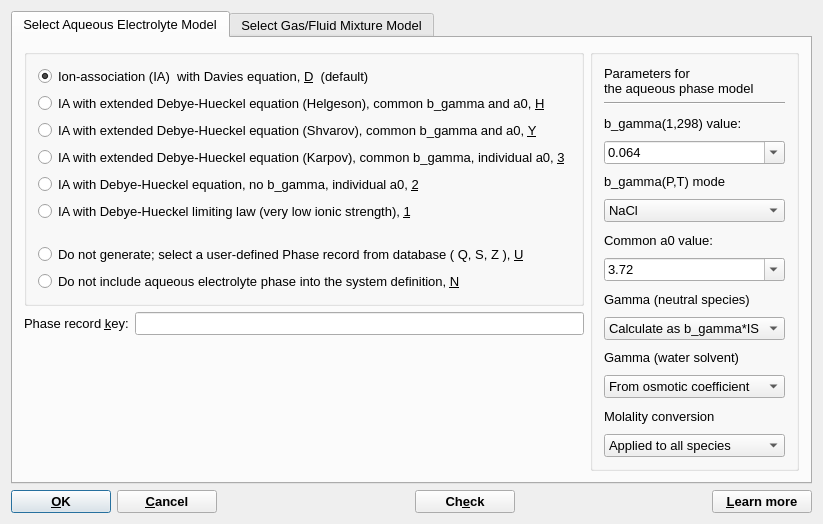
<?xml version="1.0" encoding="UTF-8"?>
<ui version="4.0">
 <class>AutoPhaseDialogData</class>
 <widget class="QDialog" name="AutoPhaseDialogData">
  <property name="windowModality">
   <enum>Qt::WindowModal</enum>
  </property>
  <property name="geometry">
   <rect>
    <x>0</x>
    <y>0</y>
    <width>822</width>
    <height>524</height>
   </rect>
  </property>
  <property name="font">
   <font>
    <pointsize>10</pointsize>
   </font>
  </property>
  <property name="windowTitle">
   <string>Setup of aqueous and gas phases in GEMS project: </string>
  </property>
  <property name="sizeGripEnabled">
   <bool>false</bool>
  </property>
  <property name="modal">
   <bool>true</bool>
  </property>
  <layout class="QVBoxLayout" name="verticalLayout_3">
   <item>
    <widget class="QTabWidget" name="tabWidget">
     <property name="currentIndex">
      <number>0</number>
     </property>
     <widget class="QWidget" name="Widget8">
      <attribute name="title">
       <string>Select Aqueous Electrolyte Model</string>
      </attribute>
      <layout class="QGridLayout" name="gridLayout">
       <item row="0" column="0" colspan="2">
        <widget class="QGroupBox" name="groupBox_3">
         <property name="title">
          <string/>
         </property>
         <layout class="QVBoxLayout" name="verticalLayout_4">
          <item>
           <widget class="QRadioButton" name="aselD">
            <property name="text">
             <string>Ion-association (IA)  with Davies equation, &amp;D  (default)</string>
            </property>
            <property name="shortcut">
             <string>Alt+D</string>
            </property>
            <property name="checked">
             <bool>true</bool>
            </property>
           </widget>
          </item>
          <item>
           <widget class="QRadioButton" name="aselH">
            <property name="text">
             <string>IA with extended Debye-Hueckel equation (Helgeson), common b_gamma and a0, &amp;H</string>
            </property>
            <property name="shortcut">
             <string>Alt+H</string>
            </property>
           </widget>
          </item>
          <item>
           <widget class="QRadioButton" name="aselY">
            <property name="text">
             <string>IA with extended Debye-Hueckel equation (Shvarov), common b_gamma and a0, &amp;Y</string>
            </property>
            <property name="shortcut">
             <string>Alt+S</string>
            </property>
           </widget>
          </item>
          <item>
           <widget class="QRadioButton" name="asel3">
            <property name="text">
             <string>IA with extended Debye-Hueckel equation (Karpov), common b_gamma, individual a0, &amp;3</string>
            </property>
            <property name="shortcut">
             <string>Alt+3</string>
            </property>
            <property name="checked">
             <bool>false</bool>
            </property>
           </widget>
          </item>
          <item>
           <widget class="QRadioButton" name="asel2">
            <property name="text">
             <string>IA with Debye-Hueckel equation, no b_gamma, individual a0, &amp;2</string>
            </property>
            <property name="shortcut">
             <string>Alt+2</string>
            </property>
           </widget>
          </item>
          <item>
           <widget class="QRadioButton" name="asel1">
            <property name="text">
             <string>IA with Debye-Hueckel limiting law (very low ionic strength), &amp;1</string>
            </property>
            <property name="shortcut">
             <string>Alt+1</string>
            </property>
           </widget>
          </item>
          <item>
           <spacer>
            <property name="orientation">
             <enum>Qt::Vertical</enum>
            </property>
            <property name="sizeType">
             <enum>QSizePolicy::Expanding</enum>
            </property>
            <property name="sizeHint" stdset="0">
             <size>
              <width>20</width>
              <height>16</height>
             </size>
            </property>
           </spacer>
          </item>
          <item>
           <widget class="QRadioButton" name="aselU">
            <property name="text">
             <string>Do not generate; select a user-defined Phase record from database ( Q, S, Z ), &amp;U</string>
            </property>
            <property name="shortcut">
             <string>Alt+U</string>
            </property>
            <property name="checked">
             <bool>false</bool>
            </property>
           </widget>
          </item>
          <item>
           <widget class="QRadioButton" name="aselNo">
            <property name="text">
             <string>Do not include aqueous electrolyte phase into the system definition, &amp;N</string>
            </property>
            <property name="shortcut">
             <string>Alt+N</string>
            </property>
            <property name="checked">
             <bool>false</bool>
            </property>
           </widget>
          </item>
         </layout>
        </widget>
       </item>
       <item row="0" column="2" rowspan="4">
        <widget class="QGroupBox" name="groupBox_4">
         <property name="title">
          <string/>
         </property>
         <layout class="QVBoxLayout" name="verticalLayout">
          <item>
           <widget class="QLabel" name="textLabel1_2_2_2">
            <property name="text">
             <string>Parameters for
the aqueous phase model</string>
            </property>
            <property name="wordWrap">
             <bool>false</bool>
            </property>
           </widget>
          </item>
          <item>
           <widget class="Line" name="line2">
            <property name="frameShape">
             <enum>QFrame::HLine</enum>
            </property>
            <property name="frameShadow">
             <enum>QFrame::Sunken</enum>
            </property>
           </widget>
          </item>
          <item>
           <widget class="QLabel" name="textLabel2_5">
            <property name="text">
             <string>b_gamma(1,298) value:</string>
            </property>
            <property name="wordWrap">
             <bool>false</bool>
            </property>
           </widget>
          </item>
          <item>
           <widget class="QComboBox" name="apEdit0">
            <property name="toolTip">
             <string>This value of third EDH parameter will be used in H and 3 models and in 2 (aqueous species only)</string>
            </property>
            <property name="editable">
             <bool>true</bool>
            </property>
            <item>
             <property name="text">
              <string>0.064</string>
             </property>
            </item>
            <item>
             <property name="text">
              <string>0.025</string>
             </property>
            </item>
            <item>
             <property name="text">
              <string>0.098</string>
             </property>
            </item>
            <item>
             <property name="text">
              <string>0.123</string>
             </property>
            </item>
           </widget>
          </item>
          <item>
           <widget class="QLabel" name="textLabel2_5_2">
            <property name="text">
             <string>b_gamma(P,T) mode</string>
            </property>
            <property name="wordWrap">
             <bool>false</bool>
            </property>
            <property name="buddy">
             <cstring>pBG_T</cstring>
            </property>
           </widget>
          </item>
          <item>
           <widget class="QComboBox" name="pBG_T">
            <item>
             <property name="text">
              <string>NaCl</string>
             </property>
            </item>
            <item>
             <property name="text">
              <string>KCl</string>
             </property>
            </item>
            <item>
             <property name="text">
              <string>NaOH</string>
             </property>
            </item>
            <item>
             <property name="text">
              <string>KOH</string>
             </property>
            </item>
            <item>
             <property name="text">
              <string>Constant</string>
             </property>
            </item>
           </widget>
          </item>
          <item>
           <widget class="QLabel" name="textLabel2_2_2">
            <property name="text">
             <string>Common a0 value:</string>
            </property>
            <property name="wordWrap">
             <bool>false</bool>
            </property>
           </widget>
          </item>
          <item>
           <widget class="QComboBox" name="apEdit1">
            <property name="toolTip">
             <string>This value in 1e-8 cm (to be used in the H model) can be changed here</string>
            </property>
            <property name="editable">
             <bool>true</bool>
            </property>
            <item>
             <property name="text">
              <string>3.72</string>
             </property>
            </item>
            <item>
             <property name="text">
              <string>4.08</string>
             </property>
            </item>
            <item>
             <property name="text">
              <string>3.31</string>
             </property>
            </item>
            <item>
             <property name="text">
              <string>3.67</string>
             </property>
            </item>
           </widget>
          </item>
          <item>
           <widget class="QLabel" name="label_2">
            <property name="text">
             <string>Gamma (neutral species)</string>
            </property>
           </widget>
          </item>
          <item>
           <widget class="QComboBox" name="apEdit2">
            <item>
             <property name="text">
              <string>Calculate as b_gamma*IS</string>
             </property>
            </item>
            <item>
             <property name="text">
              <string>Set to 1.0</string>
             </property>
            </item>
           </widget>
          </item>
          <item>
           <widget class="QLabel" name="textLabel2_3_2">
            <property name="text">
             <string>Gamma (water solvent)</string>
            </property>
            <property name="wordWrap">
             <bool>false</bool>
            </property>
           </widget>
          </item>
          <item>
           <widget class="QComboBox" name="apEdit3">
            <property name="toolTip">
             <string>This value can be 0 (default) or -1 (set gamma=1 for all neutral species)</string>
            </property>
            <item>
             <property name="text">
              <string>From osmotic coefficient</string>
             </property>
            </item>
            <item>
             <property name="text">
              <string>Set to 1.0</string>
             </property>
            </item>
           </widget>
          </item>
          <item>
           <widget class="QLabel" name="textLabel2_4_2">
            <property name="text">
             <string>Molality conversion</string>
            </property>
            <property name="wordWrap">
             <bool>false</bool>
            </property>
           </widget>
          </item>
          <item>
           <widget class="QComboBox" name="comMolal">
            <item>
             <property name="text">
              <string>Applied to all species</string>
             </property>
            </item>
            <item>
             <property name="text">
              <string>No conversion</string>
             </property>
            </item>
           </widget>
          </item>
         </layout>
        </widget>
       </item>
       <item row="1" column="0">
        <widget class="QLabel" name="textLabel1">
         <property name="text">
          <string>Phase record &amp;key:</string>
         </property>
         <property name="wordWrap">
          <bool>false</bool>
         </property>
         <property name="buddy">
          <cstring>apRkeyEdit</cstring>
         </property>
        </widget>
       </item>
       <item row="1" column="1">
        <widget class="QLineEdit" name="apRkeyEdit">
         <property name="toolTip">
          <string>This field shows a record key of the aqueous Phase to be automatically generated</string>
         </property>
        </widget>
       </item>
       <item row="2" column="1">
        <spacer>
         <property name="orientation">
          <enum>Qt::Vertical</enum>
         </property>
         <property name="sizeHint" stdset="0">
          <size>
           <width>20</width>
           <height>40</height>
          </size>
         </property>
        </spacer>
       </item>
      </layout>
     </widget>
     <widget class="QWidget" name="Widget9">
      <attribute name="title">
       <string>Select Gas/Fluid Mixture Model</string>
      </attribute>
      <layout class="QGridLayout" name="gridLayout_2">
       <item row="0" column="0" colspan="2">
        <widget class="QGroupBox" name="groupBox">
         <property name="title">
          <string/>
         </property>
         <layout class="QVBoxLayout" name="verticalLayout_2">
          <item>
           <widget class="QRadioButton" name="gselI">
            <property name="text">
             <string>Ideal mixture of gaseous components, &amp;I (default)</string>
            </property>
            <property name="checked">
             <bool>true</bool>
            </property>
           </widget>
          </item>
          <item>
           <widget class="QRadioButton" name="gselF">
            <property name="text">
             <string>Churakov-Gottschalk (CG) multicomponent fluid EoS model, &amp;F</string>
            </property>
           </widget>
          </item>
          <item>
           <widget class="QRadioButton" name="gsel7">
            <property name="text">
             <string>Peng-Robinson (PR) multicomponent fluid EoS model, &amp;7</string>
            </property>
           </widget>
          </item>
          <item>
           <widget class="QRadioButton" name="gselP">
            <property name="text">
             <string>Peng-Robinson-Stryjek-Vera (PRSV) multicomponent fluid EoS model, &amp;P</string>
            </property>
           </widget>
          </item>
          <item>
           <widget class="QRadioButton" name="gselE">
            <property name="text">
             <string>Soave-Redlich-Kwong (SRK) multicomponent fluid EoS model, &amp;E</string>
            </property>
           </widget>
          </item>
          <item>
           <spacer>
            <property name="orientation">
             <enum>Qt::Vertical</enum>
            </property>
            <property name="sizeType">
             <enum>QSizePolicy::Expanding</enum>
            </property>
            <property name="sizeHint" stdset="0">
             <size>
              <width>20</width>
              <height>16</height>
             </size>
            </property>
           </spacer>
          </item>
          <item>
           <widget class="QRadioButton" name="gselU">
            <property name="text">
             <string>Do not generate; select a user-defined Phase record from database, &amp;U</string>
            </property>
            <property name="checked">
             <bool>false</bool>
            </property>
           </widget>
          </item>
          <item>
           <widget class="QRadioButton" name="gselNo">
            <property name="text">
             <string>Do not include gas/fluid mixture phase into the system definition, &amp;N</string>
            </property>
            <property name="checked">
             <bool>false</bool>
            </property>
           </widget>
          </item>
         </layout>
        </widget>
       </item>
       <item row="1" column="0">
        <widget class="QLabel" name="textLabel1_2">
         <property name="text">
          <string>Phase record &amp;key:</string>
         </property>
         <property name="wordWrap">
          <bool>false</bool>
         </property>
         <property name="buddy">
          <cstring>gpRkeyEdit</cstring>
         </property>
        </widget>
       </item>
       <item row="1" column="1">
        <widget class="QLineEdit" name="gpRkeyEdit">
         <property name="toolTip">
          <string>This field shows a record key of the gas/fluid Phase to be automatically generated</string>
         </property>
        </widget>
       </item>
       <item row="2" column="0">
        <spacer>
         <property name="orientation">
          <enum>Qt::Vertical</enum>
         </property>
         <property name="sizeType">
          <enum>QSizePolicy::Expanding</enum>
         </property>
         <property name="sizeHint" stdset="0">
          <size>
           <width>20</width>
           <height>50</height>
          </size>
         </property>
        </spacer>
       </item>
      </layout>
     </widget>
    </widget>
   </item>
   <item>
    <layout class="QHBoxLayout">
     <item>
      <widget class="QPushButton" name="buttonOk">
       <property name="minimumSize">
        <size>
         <width>100</width>
         <height>0</height>
        </size>
       </property>
       <property name="font">
        <font>
         <pointsize>10</pointsize>
         <bold>true</bold>
        </font>
       </property>
       <property name="toolTip">
        <string>Click to accept selections and proceed with creating/opening the modelling project</string>
       </property>
       <property name="text">
        <string>&amp;OK</string>
       </property>
       <property name="shortcut">
        <string>Alt+O</string>
       </property>
       <property name="autoDefault">
        <bool>true</bool>
       </property>
       <property name="default">
        <bool>true</bool>
       </property>
      </widget>
     </item>
     <item>
      <widget class="QPushButton" name="buttonCancel">
       <property name="minimumSize">
        <size>
         <width>100</width>
         <height>0</height>
        </size>
       </property>
       <property name="font">
        <font>
         <pointsize>10</pointsize>
         <bold>true</bold>
        </font>
       </property>
       <property name="text">
        <string>&amp;Cancel</string>
       </property>
       <property name="shortcut">
        <string>Alt+C</string>
       </property>
       <property name="autoDefault">
        <bool>true</bool>
       </property>
      </widget>
     </item>
     <item>
      <spacer>
       <property name="orientation">
        <enum>Qt::Horizontal</enum>
       </property>
       <property name="sizeType">
        <enum>QSizePolicy::Expanding</enum>
       </property>
       <property name="sizeHint" stdset="0">
        <size>
         <width>150</width>
         <height>20</height>
        </size>
       </property>
      </spacer>
     </item>
     <item>
      <widget class="QPushButton" name="buttonCheck">
       <property name="minimumSize">
        <size>
         <width>100</width>
         <height>0</height>
        </size>
       </property>
       <property name="font">
        <font>
         <pointsize>10</pointsize>
         <bold>true</bold>
        </font>
       </property>
       <property name="toolTip">
        <string>Click to see updated Phase record keys and parameters related to chosen models </string>
       </property>
       <property name="text">
        <string>Ch&amp;eck</string>
       </property>
       <property name="shortcut">
        <string>Alt+H</string>
       </property>
       <property name="autoDefault">
        <bool>false</bool>
       </property>
       <property name="default">
        <bool>false</bool>
       </property>
      </widget>
     </item>
     <item>
      <spacer>
       <property name="orientation">
        <enum>Qt::Horizontal</enum>
       </property>
       <property name="sizeType">
        <enum>QSizePolicy::Expanding</enum>
       </property>
       <property name="sizeHint" stdset="0">
        <size>
         <width>140</width>
         <height>20</height>
        </size>
       </property>
      </spacer>
     </item>
     <item>
      <widget class="QPushButton" name="buttonHelp">
       <property name="minimumSize">
        <size>
         <width>100</width>
         <height>0</height>
        </size>
       </property>
       <property name="font">
        <font>
         <pointsize>10</pointsize>
         <bold>true</bold>
        </font>
       </property>
       <property name="text">
        <string>&amp;Learn more</string>
       </property>
       <property name="shortcut">
        <string>F1</string>
       </property>
       <property name="autoDefault">
        <bool>true</bool>
       </property>
      </widget>
     </item>
    </layout>
   </item>
  </layout>
 </widget>
 <layoutdefault spacing="6" margin="11"/>
 <tabstops>
  <tabstop>aselD</tabstop>
  <tabstop>aselH</tabstop>
  <tabstop>asel3</tabstop>
  <tabstop>asel2</tabstop>
  <tabstop>asel1</tabstop>
  <tabstop>aselY</tabstop>
  <tabstop>aselU</tabstop>
  <tabstop>aselNo</tabstop>
  <tabstop>pBG_T</tabstop>
  <tabstop>gselI</tabstop>
  <tabstop>gselF</tabstop>
  <tabstop>gselU</tabstop>
  <tabstop>gselNo</tabstop>
  <tabstop>buttonOk</tabstop>
  <tabstop>buttonCancel</tabstop>
  <tabstop>buttonCheck</tabstop>
  <tabstop>buttonHelp</tabstop>
  <tabstop>tabWidget</tabstop>
 </tabstops>
 <resources/>
 <connections/>
</ui>
